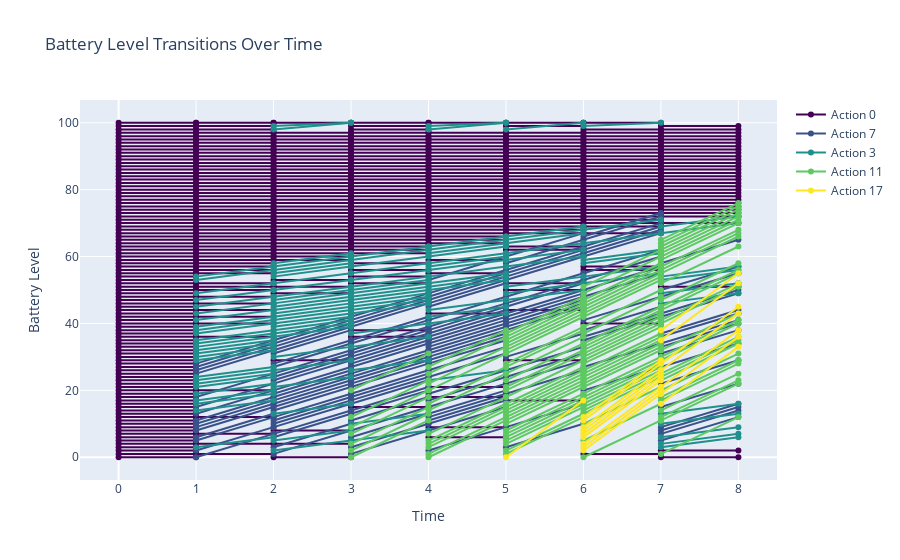

Here is the notebook cell this chart was saved with:
### Code cell
max_time = 7
max_level = env.cap
actions = {0: 0, 1: 3, 2: 7, 3: 11, 4: 17}
parallel_coordinates_plot(QLEARN_q_table, actions, max_time, max_level)
